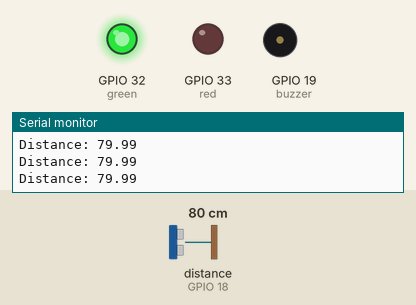
Simulated run of this sketch. Board: ESP32. On the bench: output pins drawn as LEDs (lit = HIGH), buzzer (waves = sounding), the last lines printed to the serial monitor. Wiring (from diagram.json): ultrasonic range finder: trigger GPIO 5; echo GPIO 18. Inputs (shaded band) come from the test bench; at power-on: distance to the obstacle (sensor on GPIO 18) 80 cm. The echo pulse lasts 58.3 µs per cm; pins used as bus, display or sensor lines are not drawn.

Above: at 1.2 s.
1.3 s: distance to the obstacle (sensor on GPIO 18) set to 23 cm
2.8 s: distance to the obstacle (sensor on GPIO 18) set to 19 cm
At 3.3 s:
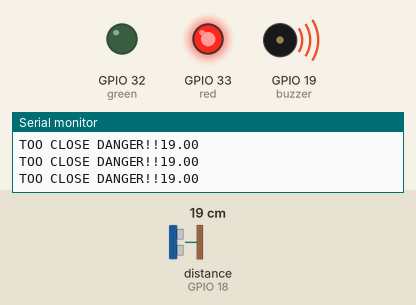
4.3 s: distance to the obstacle (sensor on GPIO 18) set to 35 cm
At 4.6 s:
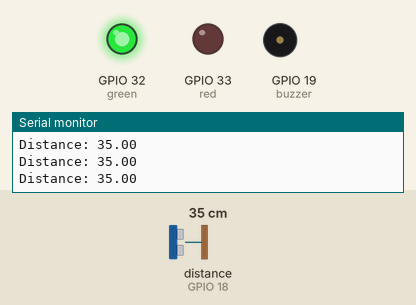
5.8 s: distance to the obstacle (sensor on GPIO 18) set to 2 cm
At 7.1 s:
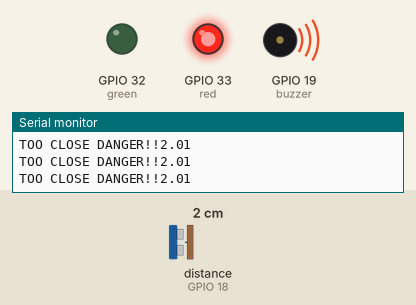
Timing chart, 0 to 8.3 s (numbered marks = the images above; inputs shaded):
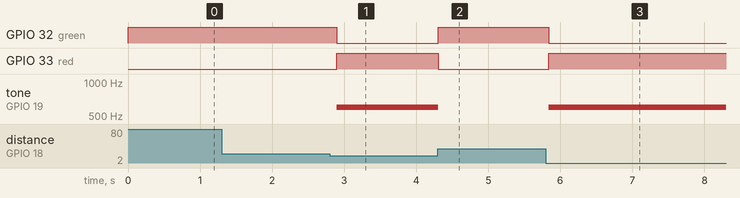

The sketch:

radar.ino
```cpp
#define red 33
#define green 32
#define buzzer 19
#define echo 18
#define trig 5


long duration;
float distance;

void setup() {
  pinMode(echo, INPUT);
  pinMode(trig, OUTPUT);
  pinMode(red, OUTPUT);
  pinMode(green, OUTPUT);
  pinMode(buzzer, OUTPUT);
  Serial.begin(115200);
}

void loop() {

  digitalWrite(trig, LOW);
  delayMicroseconds(2);
  digitalWrite(trig, HIGH);
  delayMicroseconds(10);
  digitalWrite(trig, LOW);

  duration = pulseIn(echo, HIGH);
  distance = (duration*.0343)/2;


  radar();

}

void radar() {
  if(distance < 20.00){
      tone(buzzer, 600, 500);
      digitalWrite(red, HIGH);
      digitalWrite(green, LOW);
      Serial.print("TOO CLOSE DANGER!!");
      Serial.println(distance);
  } else{
    noTone(buzzer);
    digitalWrite(green,HIGH);
    digitalWrite(red,LOW);~
    Serial.print("Distance: ");
    Serial.println(distance);
    delay(100);
  }
}
```

Measured:
- the behaviour switches between 21 and 20 cm on distance to the obstacle (sensor on GPIO 18) (found by bisection; images 0 and 1)
- after the input at 2.8 s, GPIO 32 (green): HIGH → LOW after 0.10 s; GPIO 33 (red): LOW → HIGH after 0.10 s; tone on GPIO 19 (buzzer): silent → 600 Hz after 0.10 s
- after the input at 4.3 s, GPIO 32 (green): LOW → HIGH at once; GPIO 33 (red): HIGH → LOW at once; tone on GPIO 19 (buzzer): 600 Hz → silent at once
- after the input at 5.8 s, GPIO 32 (green): HIGH → LOW at once; GPIO 33 (red): LOW → HIGH at once; tone on GPIO 19 (buzzer): silent → 600 Hz at once
